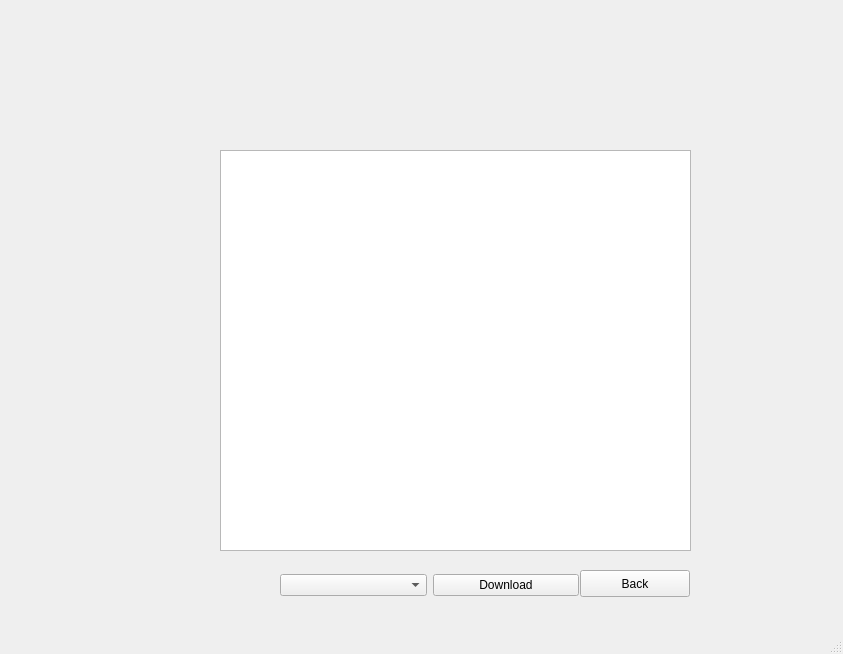
<?xml version="1.0" encoding="UTF-8"?>
<ui version="4.0">
 <class>versions</class>
 <widget class="QMainWindow" name="versions">
  <property name="geometry">
   <rect>
    <x>0</x>
    <y>0</y>
    <width>843</width>
    <height>654</height>
   </rect>
  </property>
  <property name="windowTitle">
   <string>MainWindow</string>
  </property>
  <widget class="QWidget" name="centralwidget">
   <widget class="QTableWidget" name="tableWidget">
    <property name="geometry">
     <rect>
      <x>220</x>
      <y>150</y>
      <width>471</width>
      <height>401</height>
     </rect>
    </property>
   </widget>
   <widget class="QPushButton" name="pushButton_2">
    <property name="geometry">
     <rect>
      <x>580</x>
      <y>570</y>
      <width>110</width>
      <height>27</height>
     </rect>
    </property>
    <property name="text">
     <string>Back</string>
    </property>
   </widget>
   <widget class="QWidget" name="">
    <property name="geometry">
     <rect>
      <x>280</x>
      <y>570</y>
      <width>299</width>
      <height>31</height>
     </rect>
    </property>
    <layout class="QHBoxLayout" name="horizontalLayout_2">
     <item>
      <layout class="QHBoxLayout" name="horizontalLayout">
       <item>
        <widget class="QComboBox" name="comboBox"/>
       </item>
       <item>
        <widget class="QPushButton" name="pushButton">
         <property name="text">
          <string>Download</string>
         </property>
        </widget>
       </item>
      </layout>
     </item>
    </layout>
   </widget>
  </widget>
  <widget class="QMenuBar" name="menubar">
   <property name="geometry">
    <rect>
     <x>0</x>
     <y>0</y>
     <width>843</width>
     <height>25</height>
    </rect>
   </property>
  </widget>
  <widget class="QStatusBar" name="statusbar"/>
 </widget>
 <resources/>
 <connections/>
</ui>
